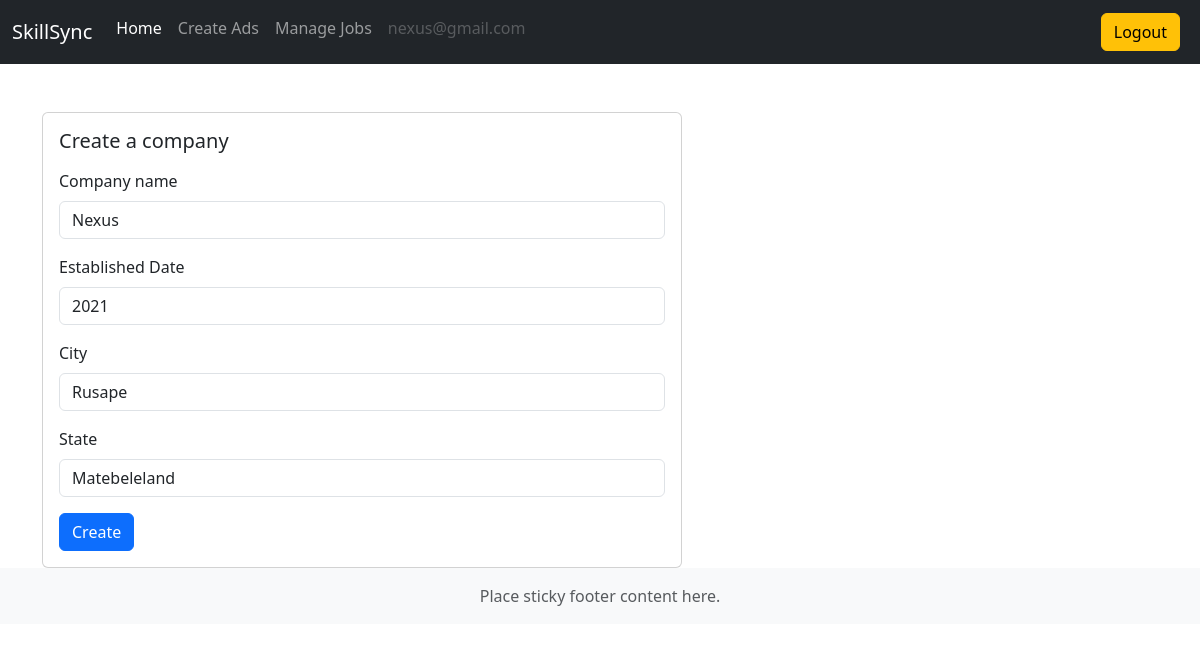
Screenshot of /company/update-company/ (signed in) with the database file from the repository.
### users/models.py (models this page shows)
class User(AbstractUser):
 email = models.EmailField(unique= True)
 is_recruiter = models.BooleanField(default=False)
 is_applicant = models.BooleanField(default=False)
 has_resume = models.BooleanField(default=False)
 has_company = models.BooleanField(default=False)

### company/models.py (models this page shows)
class Company(models.Model):
    user = models.OneToOneField(User,on_delete = models.CASCADE)
    name = models.CharField(max_length=100,null=True, blank=True)
    est_date = models.PositiveIntegerField(null=True, blank=True)
    city = models.CharField(max_length=100,null=True, blank=True)
    state = models.CharField(max_length=100,null=True, blank=True)

### company/views.py (the view)
# urls.py: path('update-company/', views.update_company, name ='update-company'),
def update_company(request):
    if request.user.is_recruiter:
        company = Company.objects.get(user = request.user)
        if request.method =='POST':
            form = UpdateCompanyForm(request.POST, instance=company)
            if form.is_valid():
                var = form.save(commit = False)
                user = User.objects.get(id=request.user.id)
                user.has_company = True
                var.save()
                user.save()
                messages.info(request, 'Your company info has been updated. You can start contributing to the community ')
                return redirect('dashboard')
            else :
                messages.warning(request,'Something went wrong')
        else :
            form = UpdateCompanyForm(instance = company)
            context = {'form': form}
            return render(request, 'company/update_company.html',context)
    else :
            messages.warning(request,'Permission denied')
            return redirect('dashboard')

### company/form.py
class UpdateCompanyForm(forms.ModelForm):
    class Meta:
        model = Company
        exclude = ('user',)

### templates/company/update_company.html (shortened to what this page needs)
{% extends 'base.html' %}
{% load widget_tweaks %}
{% block content %}
<div class="row">
    <div class="col-md-6">
        <div class="card mx-auto" style="width: 40rem">
        <div class="card-body">
            <h5 class="card-title mb-3">
                Create a company
            </h5>
            <form method="POST">
                <div class="mb-3">
                    <label for ='exampleInputEmail' class="form-label">Company name</label>
                    {% render_field form.name class="form-control" %}
                </div>
                <div class="mb-3">
                    <label for ='exampleInputEmail' class="form-label">Established Date</label>
                    {% render_field form.est_date class="form-control" %}
                </div>
                <div class="mb-3">
                    <label for ='exampleInputEmail' class="form-label">City</label>
                    {% render_field form.city class="form-control"%}
                </div>
                <div class="mb-3">
                    <label for ='exampleInputEmail' class="form-label">State</label>
                    {% render_field form.state class="form-control"%}
                </div>
                <button type="submit" class="btn btn-primary">Create</button>
            </form>
        </div>
    </div>
    </div>
</div>
{% endblock content %}

### templates/base.html (shortened to what this page needs)
<!DOCTYPE html>
<html lang="en">
<head>
    <link rel="stylesheet" href="https://cdnjs.cloudflare.com/ajax/libs/font-awesome/5.15.4/css/all.min.css">
    <link href="https://cdn.jsdelivr.net/npm/bootstrap@5.3.2/dist/css/bootstrap.min.css" rel="stylesheet">
</head>
<body>
    <nav class="navbar navbar-expand-lg navbar-dark bg-dark">
        <div class="container-fluid">
            <a class="navbar-brand" href="{% url 'home'%}">SkillSync</a>
            <div class="collapse navbar-collapse" id="navbarSupportedContent" >
                {% if request.user.is_authenticated%}
                {% if request.user.is_applicant %}
                <ul class="navbar-nav me-auto mb-2 mb-lg0">
                    <li class="nav-item"><a class="nav-link active" aria-current="page" href="#">Home</a>
                    </li>
                    {% if request.user.has_resume%}
                    <li class="nav-item">
                        <a class="nav-link " href="{% url 'job-listing' %}">Apply to Jobs</a>
                    </li>
                    <li class="nav-item"><a class="nav-link active" aria-current="page" href="{% url 'applied-jobs' %}">Manage Job Applications</a>
                    </li>
                    {% else %}
                    <li class="nav-item">
                        <a class="nav-link " href="{% url 'update-resume' %}">Create Profile</a>
                    {% endif %}
                    <li class="nav-item">
                        <a class="nav-link disabled" href="a" tabindex="-1" aria-disabled="true">{{request.user.email}}</a>
                    </li>
                </ul>
                <a href="{%url 'logout'%}" class="btn btn-warning me-2 ">Logout</a>
                {% elif request.user.is_recruiter%}
                <ul class="navbar-nav me-auto mb-2 mb-lg0">
                    <li class="nav-item"><a class="nav-link active" aria-current="page" href="a">Home</a>
                    </li>
                    {% if request.user.has_company  %}
                    <li class="nav-item">
                        <a class="nav-link " href="{%url 'create-job'%}">Create Ads</a>
                    </li>
                    <li class="nav-item">
                        <a class="nav-link " href="{%url 'manage-jobs'%}">Manage Jobs</a>
                    </li>
                    {% else %}
                <li class="nav-item">
                    <a class="nav-link disabled" href="a" tabindex="-1" aria-disabled="true">{{request.user.email}}</a>
                </li>
                </ul>
                <a href="{%url 'logout'%}" class="btn btn-warning me-2 ">Logout</a>
                {% endif %}
                {% else  %}
                <ul class="navbar-nav me-auto mb-2 mb-lg0">
                    <li class="nav-item">
                        <a class="nav-link active" aria-current="page" href="{% url 'job-listing' %}">All Jobs</a>
                    </li>
                        </ul>
                {%endif%}
            </div>
        </div>
    </nav>
    <div class="container mt-5">
        {% block content%}
        {% endblock content%}
    </div>
<footer class="footer mt-auto py-3 bg-light">
    <div class="container-fluid text-center ">
      <span class="text-muted">Place sticky footer content here.</span>
    </div>
</footer>
</body>
</html>

### rows the page displays
User: user.email "nexus@gmail.com"
Company: name "Nexus", est_date "2021", city "Rusape", state "Matebeleland"
